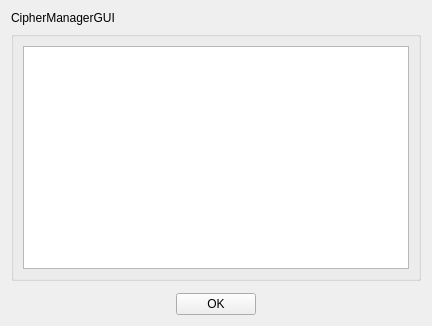
<?xml version="1.0" encoding="UTF-8"?>
<ui version="4.0">
 <class>about_form</class>
 <widget class="QWidget" name="about_form">
  <property name="geometry">
   <rect>
    <x>0</x>
    <y>0</y>
    <width>432</width>
    <height>326</height>
   </rect>
  </property>
  <property name="contextMenuPolicy">
   <enum>Qt::NoContextMenu</enum>
  </property>
  <property name="windowTitle">
   <string>关于 CipherManagerGUI</string>
  </property>
  <layout class="QGridLayout" name="grid_layout">
   <item row="3" column="0">
    <spacer name="left_horizontal_spacer">
     <property name="orientation">
      <enum>Qt::Horizontal</enum>
     </property>
     <property name="sizeHint" stdset="0">
      <size>
       <width>161</width>
       <height>20</height>
      </size>
     </property>
    </spacer>
   </item>
   <item row="2" column="2" rowspan="2">
    <spacer name="right_horizontal_spacer">
     <property name="orientation">
      <enum>Qt::Horizontal</enum>
     </property>
     <property name="sizeHint" stdset="0">
      <size>
       <width>160</width>
       <height>20</height>
      </size>
     </property>
    </spacer>
   </item>
   <item row="1" column="0" colspan="3">
    <widget class="QGroupBox" name="license_group_box">
     <property name="title">
      <string/>
     </property>
     <property name="alignment">
      <set>Qt::AlignCenter</set>
     </property>
     <layout class="QGridLayout" name="license_group_box_grid_layout">
      <item row="1" column="0">
       <widget class="QPlainTextEdit" name="license_plain_text_edit">
        <property name="readOnly">
         <bool>true</bool>
        </property>
       </widget>
      </item>
     </layout>
    </widget>
   </item>
   <item row="3" column="1">
    <widget class="QPushButton" name="ok_push_button">
     <property name="text">
      <string>OK</string>
     </property>
    </widget>
   </item>
   <item row="0" column="0">
    <widget class="QLabel" name="about_label">
     <property name="text">
      <string>CipherManagerGUI</string>
     </property>
    </widget>
   </item>
  </layout>
 </widget>
 <resources/>
 <connections>
  <connection>
   <sender>ok_push_button</sender>
   <signal>clicked()</signal>
   <receiver>about_form</receiver>
   <slot>close()</slot>
   <hints>
    <hint type="sourcelabel">
     <x>216</x>
     <y>305</y>
    </hint>
    <hint type="destinationlabel">
     <x>215</x>
     <y>162</y>
    </hint>
   </hints>
  </connection>
 </connections>
</ui>
